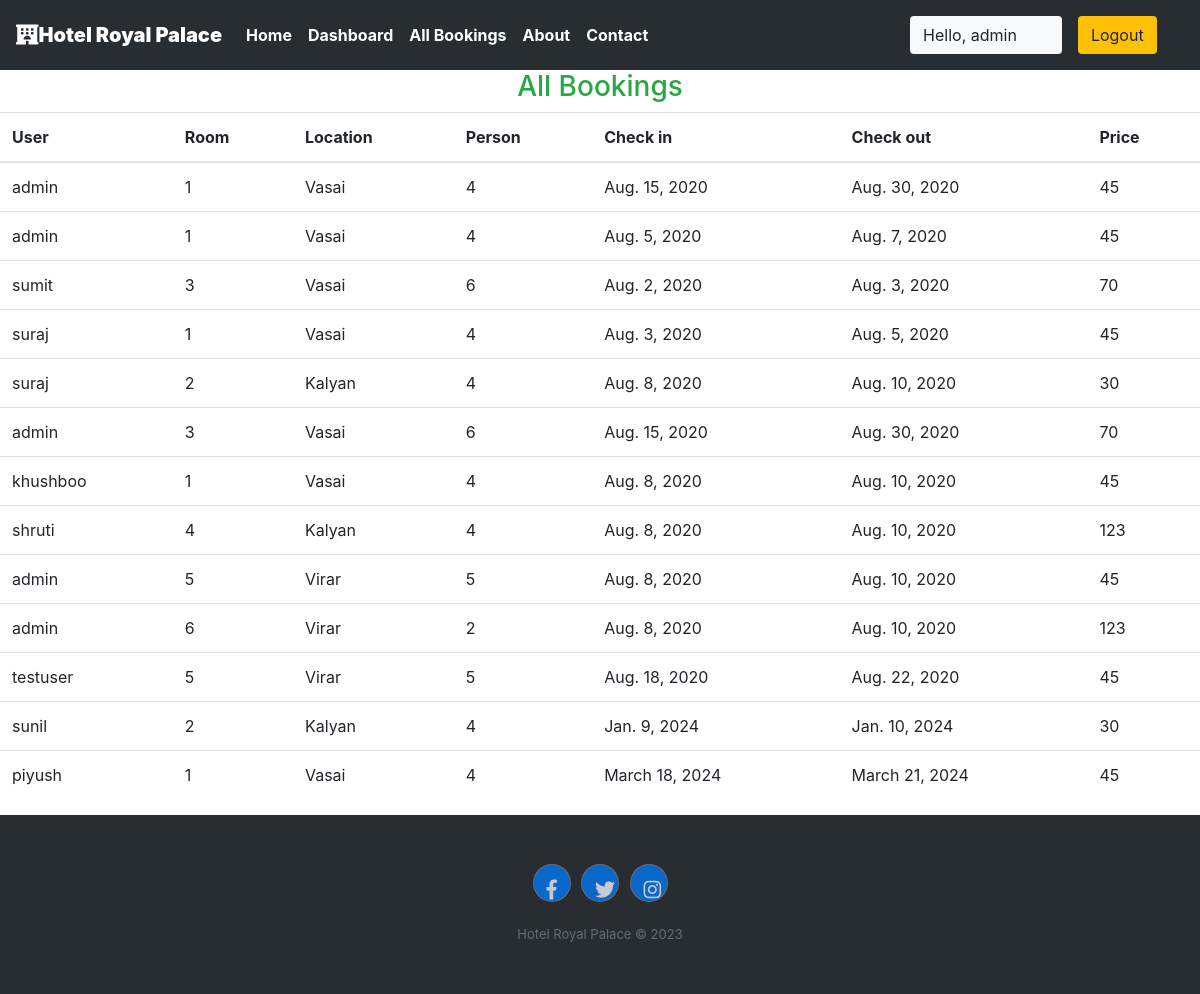
Page /staff/allbookings (signed in) on the committed database.
### krishna/models.py (models this page shows, shortened)
class Reservation(models.Model):
    check_in = models.DateField(auto_now =False)
    check_out = models.DateField()
    room = models.ForeignKey(Rooms, on_delete = models.CASCADE)
    guest = models.ForeignKey(User, on_delete= models.CASCADE)
    booking_id = models.CharField(max_length=100,default="null")

class Rooms(models.Model):
    ROOM_STATUS = (
    ("1", "available"),
    ("2", "not available"),
    )
    ROOM_TYPE = (
    ("1", "premium"),
    ("2", "deluxe"),
    ("3","basic"),
    )
    room_type = models.CharField(max_length=50,choices = ROOM_TYPE)
    capacity = models.IntegerField()
    price = models.IntegerField()
    size = models.IntegerField()
    hotel = models.ForeignKey(Hotels, on_delete = models.CASCADE)
    status = models.CharField(choices =ROOM_STATUS,max_length = 15)
    roomnumber = models.IntegerField()

class Hotels(models.Model):
    name = models.CharField(max_length=30,default="krishna")
    owner = models.CharField(max_length=20)
    location = models.CharField(max_length=50)
    state = models.CharField(max_length=50,default="maharashtra")
    country = models.CharField(max_length=50,default="india")

### krishna/views.py (the view)
# urls.py: path('staff/allbookings', views.all_bookings,name="allbookigs"),
@login_required(login_url='/staff')
def all_bookings(request):
    bookings = Reservation.objects.all()
    if not bookings:
        messages.warning(request,"No Bookings Found")
    return HttpResponse(render(request,'staff/allbookings.html',{'bookings':bookings}))

### templates/staff/allbookings.html (shortened to what this page needs)
{% extends 'basic.html' %}
{% block body %}
<h3 class="text-center  text-success">All Bookings </h3>
<table class="table">
    <thead>
        <th>User</th>
        <th>Room</th>
        <th>Location</th>
        <th>Person</th>
        <th>Check in</th>
        <th>Check out</th>
        <th>Price</th>
    </thead>
    {% for each_booking in bookings %}
    <tr>
        <td>{{each_booking.guest.username}}</td>
        <td>{{each_booking.room.roomnumber}}</td>
        <td>{{each_booking.room.hotel.location}}</td>
        <td>{{each_booking.room.capacity}}</td>
        <td>{{each_booking.check_in}}</td>
        <td>{{each_booking.check_out}}</td>
        <td>{{each_booking.room.price}}</td>
    </tr>
    {% endfor %}
</table>
{% endblock body %}

### templates/basic.html (shortened to what this page needs)
{% load static %}
<!DOCTYPE html>
<!DOCTYPE html>
<html lang="en">
<head>
    <link rel="stylesheet" href="https://use.fontawesome.com/releases/v5.7.0/css/all.css">
    <link rel="stylesheet" href="https://maxcdn.bootstrapcdn.com/bootstrap/4.5.0/css/bootstrap.min.css" >
</head>
<body>
    <div class="container-fluid px-0">
        <nav class="navbar navbar-expand-lg navbar-dark font-weight-bold" style="background-color:#282d32">
            <a class="navbar-brand text-bold bg-black " href="/"><i class="fas fa-hotel text-"></i><b>Hotel Royal Palace</b></a>
            <div class="collapse navbar-collapse " id="navbarSupportedContent">
                <ul class="navbar-nav mr-auto ">
                    <li class="nav-item active">
                        <a class="nav-link text-bold " href="/home"> Home</a>
                    </li>
                    {% if user.is_staff %}
                    <li class="nav-item active">
                        <a class="nav-link text-bold" href="/staff/panel">Dashboard </a>
                    </li>
                    {% elif user.is_staff == False and user.is_authenticated %}
                    <li class="nav-item active">
                            <a class="nav-link text-bold" href="/user/bookings">My Bookings </a>
                        </li>
                    {% endif %}
                    {% if user.is_staff %}
                    <li class="nav-item active">
                            <a class="nav-link text-bold" href="/staff/allbookings">All Bookings </a>
                        </li>
                    {% endif %}
                    <li class="nav-item active">
                        <a class="nav-link text-bold" href="/about">About</a>
                    </li>
                    <li class="nav-item active">
                        <a class="nav-link text-bold" href="/contact">Contact </a>
                    </li>
                </ul>
                {% if user.is_authenticated %}
                      <button class="btn btn-group bg-light" data-toggle="modal" data-target="#forlogin">
                       Hello, {{request.user}}
                       <a href="/logout" class="nav-link">
                    <button class="btn btn-group bg-warning" data-toggle="modal" data-target="#forlogin">
                        Logout
                    </button></a>&nbsp; &nbsp;
                    </button>
                {% endif %}
            </div>
        </nav>
    </div>
    {% block body %}
    {% endblock body %}
    <div class="footer-dark">
        <footer>
            <div class="container">
                <div class="row">
                    <div class="col item social">
                        <a class="btn btn-square btn-primary mx-1" href=""><i class="fab fa-facebook-f"></i></a>
                        <a class="btn btn-square btn-primary mx-1" href=""><i class="fab fa-twitter"></i></a>
                        <a class="btn btn-square btn-primary mx-1" href=""><i class="fab fa-instagram"></i></a>
                    </div>
                </div>
                <p class="copyright">Hotel Royal Palace © 2023</p>
            </div>
        </footer>
    </div>
</body>
</html>

### templates/basic.html (style rules this page uses)
a { text-decoration: none; }
.footer-dark { padding:50px 0; color:#f0f9ff; background-color:#282d32; }
.footer-dark .item.social { text-align:center; }
.footer-dark .item.social > a { font-size:20px; width:36px; height:36px; line-height:36px; display:inline-block; text-align:center; border-radius:50%; box-shadow:0 0 0 1px rgba(255,255,255,0.4); margin:0 8px; color:#fff; opacity:0.75; }
.footer-dark .copyright { text-align:center; padding-top:24px; opacity:0.3; font-size:13px; margin-bottom:0; }

### rows in the picture
Reservation: guest.username "admin", room.roomnumber "1", room.hotel.location "Vasai", room.capacity "4", check_in "Aug. 15, 2020", check_out "Aug. 30, 2020", room.price "45"
Reservation: guest.username "admin", room.roomnumber "1", room.hotel.location "Vasai", room.capacity "4", check_in "Aug. 5, 2020", check_out "Aug. 7, 2020", room.price "45"
Reservation: guest.username "sumit", room.roomnumber "3", room.hotel.location "Vasai", room.capacity "6", check_in "Aug. 2, 2020", check_out "Aug. 3, 2020", room.price "70"
Reservation: guest.username "suraj", room.roomnumber "1", room.hotel.location "Vasai", room.capacity "4", check_in "Aug. 3, 2020", check_out "Aug. 5, 2020", room.price "45"
Reservation: guest.username "suraj", room.roomnumber "2", room.hotel.location "Kalyan", room.capacity "4", check_in "Aug. 8, 2020", check_out "Aug. 10, 2020", room.price "30"
Reservation: guest.username "admin", room.roomnumber "3", room.hotel.location "Vasai", room.capacity "6", check_in "Aug. 15, 2020", check_out "Aug. 30, 2020", room.price "70"
Reservation: guest.username "khushboo", room.roomnumber "1", room.hotel.location "Vasai", room.capacity "4", check_in "Aug. 8, 2020", check_out "Aug. 10, 2020", room.price "45"
Reservation: guest.username "shruti", room.roomnumber "4", room.hotel.location "Kalyan", room.capacity "4", check_in "Aug. 8, 2020", check_out "Aug. 10, 2020", room.price "123"
Reservation: guest.username "admin", room.roomnumber "5", room.hotel.location "Virar", room.capacity "5", check_in "Aug. 8, 2020", check_out "Aug. 10, 2020", room.price "45"
Reservation: guest.username "admin", room.roomnumber "6", room.hotel.location "Virar", room.capacity "2", check_in "Aug. 8, 2020", check_out "Aug. 10, 2020", room.price "123"
Reservation: guest.username "testuser", room.roomnumber "5", room.hotel.location "Virar", room.capacity "5", check_in "Aug. 18, 2020", check_out "Aug. 22, 2020", room.price "45"
Reservation: guest.username "sunil", room.roomnumber "2", room.hotel.location "Kalyan", room.capacity "4", check_in "Jan. 9, 2024", check_out "Jan. 10, 2024", room.price "30"
Reservation: guest.username "piyush", room.roomnumber "1", room.hotel.location "Vasai", room.capacity "4", check_in "March 18, 2024", check_out "March 21, 2024", room.price "45"

### other values in the picture
{{ request.user }} "admin"
